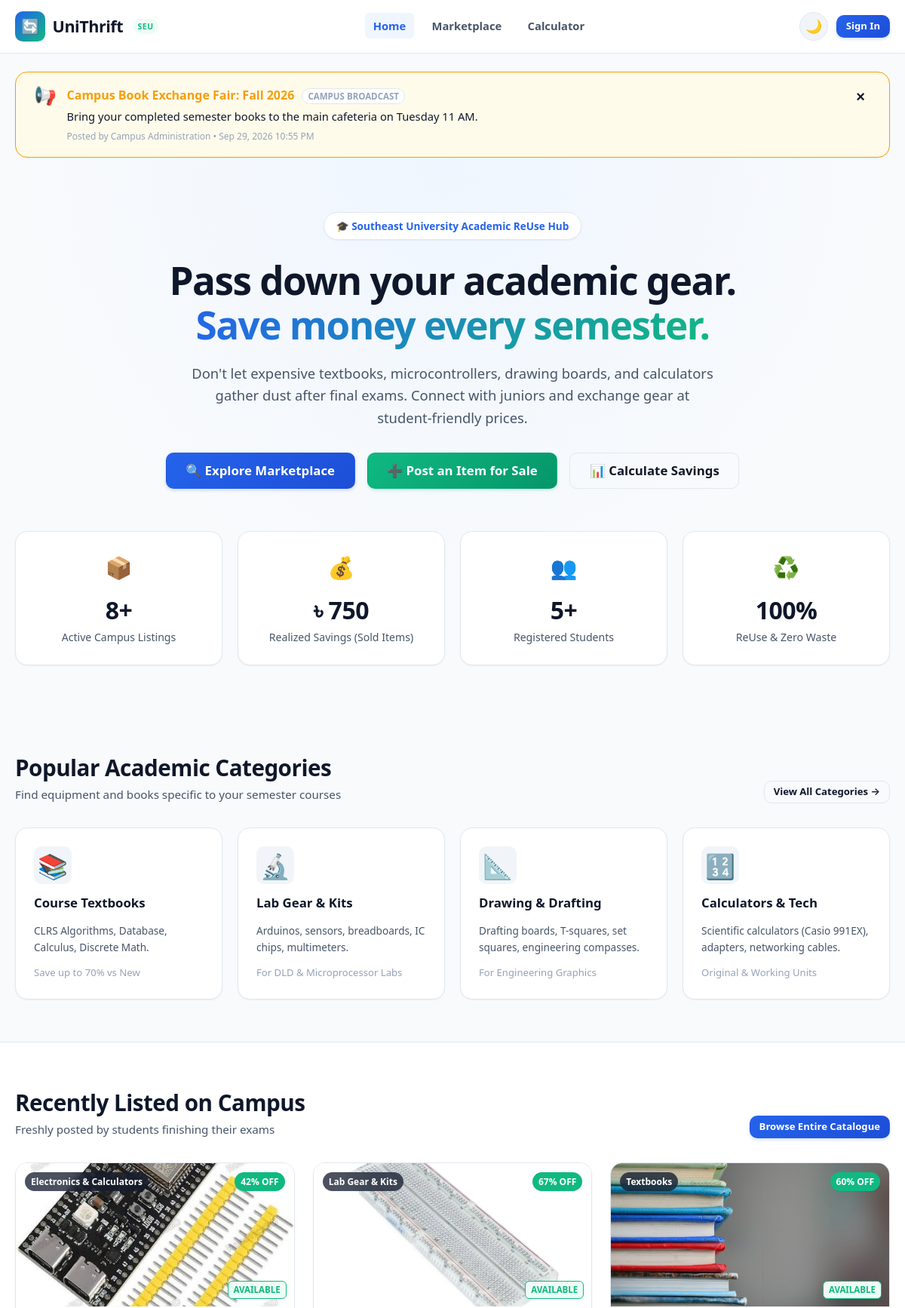
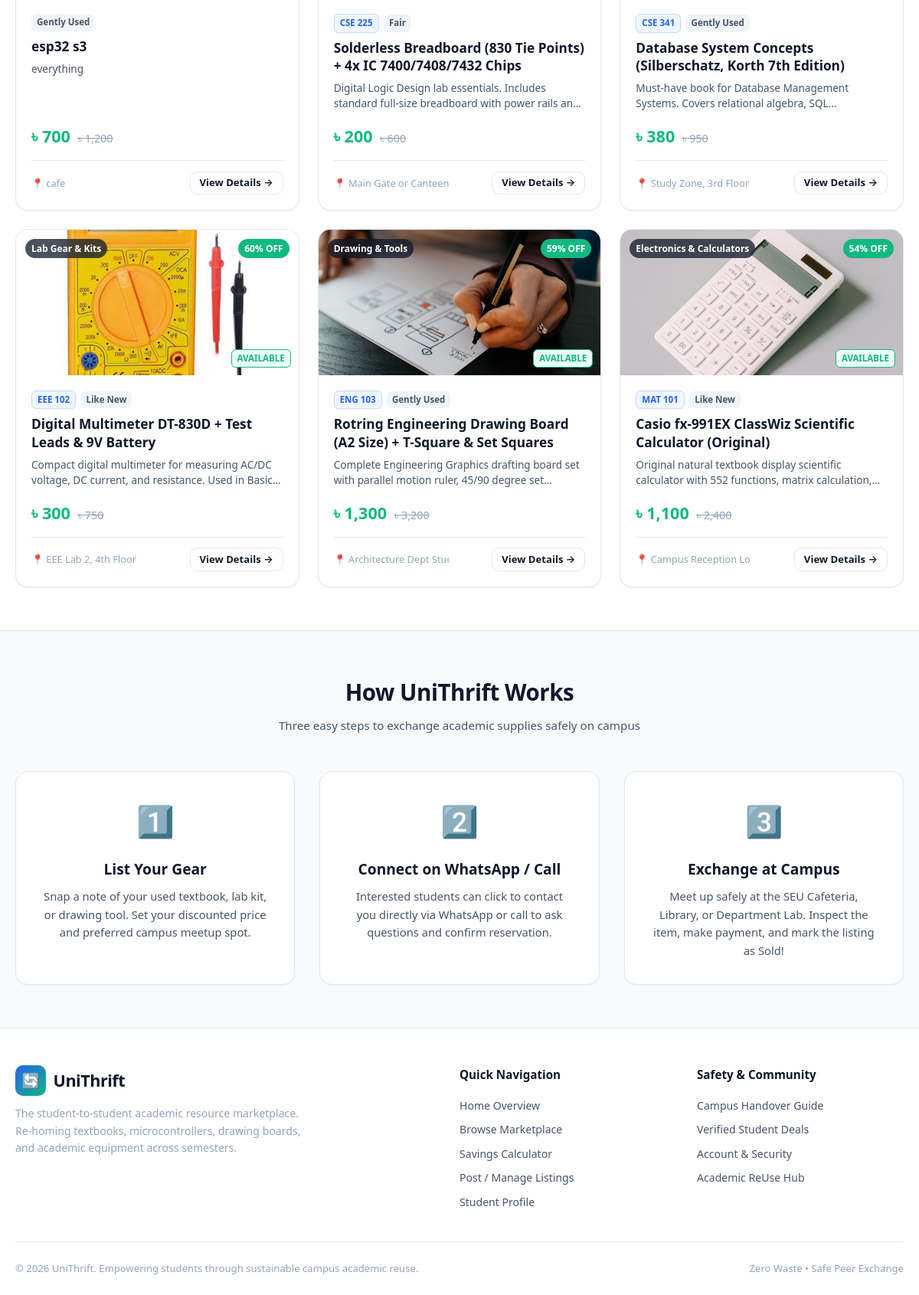
The page / on the database its author committed (2 pictures, top to bottom).
### tables this page shows
CREATE TABLE `notifications` (
  `id` int(11) NOT NULL AUTO_INCREMENT,
  `user_id` int(11) DEFAULT NULL,
  `item_id` int(11) DEFAULT NULL,
  `title` varchar(150) NOT NULL,
  `message` text NOT NULL,
  `is_read` tinyint(1) DEFAULT 0,
  `created_at` timestamp NOT NULL DEFAULT current_timestamp(),
  `target_audience` varchar(30) DEFAULT 'user',
  `alert_type` varchar(20) DEFAULT 'info',
  PRIMARY KEY (`id`),
  KEY `user_id` (`user_id`),
  KEY `item_id` (`item_id`),
  CONSTRAINT `notifications_ibfk_1` FOREIGN KEY (`user_id`) REFERENCES `users` (`id`) ON DELETE CASCADE,
  CONSTRAINT `notifications_ibfk_2` FOREIGN KEY (`item_id`) REFERENCES `items` (`id`) ON DELETE SET NULL
);

CREATE TABLE `items` (
  `id` int(11) NOT NULL AUTO_INCREMENT,
  `user_id` int(11) NOT NULL,
  `title` varchar(150) NOT NULL,
  `category` enum('Textbooks','Lab Gear & Kits','Drawing & Tools','Electronics & Calculators','Other') NOT NULL,
  `course_code` varchar(20) DEFAULT NULL,
  `item_condition` enum('Like New','Gently Used','Fair') NOT NULL,
  `original_price` decimal(10,2) NOT NULL,
  `selling_price` decimal(10,2) NOT NULL,
  `description` text NOT NULL,
  `meetup_location` varchar(120) NOT NULL,
  `image_icon` varchar(10) DEFAULT '?',
  `image_url` varchar(255) DEFAULT NULL,
  `status` enum('Available','Reserved','Sold') DEFAULT 'Available',
  `created_at` timestamp NOT NULL DEFAULT current_timestamp(),
  `updated_at` timestamp NOT NULL DEFAULT current_timestamp() ON UPDATE current_timestamp(),
  PRIMARY KEY (`id`),
  KEY `user_id` (`user_id`),
  CONSTRAINT `items_ibfk_1` FOREIGN KEY (`user_id`) REFERENCES `users` (`id`) ON DELETE CASCADE
);

### index.php (the view, shortened to what the rows shown need)
<?php
require_once __DIR__ . '/includes/header.php';
$featuredItems = [];
try {
    if ($pdo) {
        $stmt = $pdo->query("
            SELECT i.*, u.full_name, u.phone
            FROM items i
            JOIN users u ON i.user_id = u.id
            WHERE i.status = 'Available'
            ORDER BY i.id DESC
            LIMIT 6
        ");
        $featuredItems = $stmt->fetchAll();
        $annStmt = $pdo->query("
            SELECT * FROM notifications
            WHERE (target_audience IN ('guests_index', 'everyone') OR user_id IS NULL)
            ORDER BY id DESC
            LIMIT 1
        ");
        $activeAnnouncement = $annStmt->fetch(PDO::FETCH_ASSOC);
    }
} catch (PDOException $e) {
}
?>
<?php if (!empty($activeAnnouncement)): ?>
    <div class="container" style="padding-top: 1.5rem; padding-bottom: 0;">
        <div style="background: <?= $activeAnnouncement['alert_type'] === 'warning' ? 'var(--warning-light)' : ($activeAnnouncement['alert_type'] === 'success' ? 'var(--accent-light)' : 'var(--primary-light)') ?>; border: 1px solid <?= $activeAnnouncement['alert_type'] === 'warning' ? 'var(--warning)' : ($activeAnnouncement['alert_type'] === 'success' ? 'var(--accent)' : 'var(--primary)') ?>; border-radius: var(--radius-lg); padding: 1.15rem 1.5rem; box-shadow: var(--shadow-sm); display: flex; align-items: flex-start; justify-content: space-between; gap: 1rem; flex-wrap: wrap;">
            <div style="display: flex; gap: 0.85rem; align-items: flex-start;">
                <span style="font-size: 1.5rem; line-height: 1;">📢</span>
                <div>
                    <div style="font-weight: 800; font-size: 1rem; color: <?= $activeAnnouncement['alert_type'] === 'warning' ? 'var(--warning)' : ($activeAnnouncement['alert_type'] === 'success' ? '#065f46' : 'var(--primary)') ?>; margin-bottom: 0.25rem;">
                        <?= htmlspecialchars($activeAnnouncement['title']) ?>
                        <span style="font-size: 0.72rem; font-weight: 700; background: var(--bg-card); padding: 2px 7px; border-radius: var(--radius-full); margin-left: 6px; border: 1px solid var(--border-color); color: var(--text-muted); text-transform: uppercase;">Campus Broadcast</span>
                    </div>
                    <div style="font-size: 0.92rem; color: var(--text-primary); line-height: 1.45;">
                        <?= nl2br(htmlspecialchars($activeAnnouncement['message'])) ?>
                    </div>
                    <div style="font-size: 0.75rem; color: var(--text-muted); margin-top: 0.35rem;">
                        Posted by Campus Administration &bull; <?= date('M d, Y h:i A', strtotime($activeAnnouncement['created_at'])) ?>
                    </div>
                </div>
            </div>
            <button type="button" class="btn btn-outline btn-sm" onclick="this.closest('.container').remove();" style="border: none; background: transparent; font-size: 1.25rem; line-height: 1; padding: 4px 8px; cursor: pointer;" title="Dismiss">&times;</button>
        </div>
    </div>
<?php endif; ?>
<section class="hero">
    <div class="container">
        <h1 class="hero-title">
            Pass down your academic gear.<br>
            <span class="hero-gradient">Save money every semester.</span>
        </h1>
    </div>
</section>
<section class="section">
    <div class="container">
        <div class="section-header">
            <div>
                <h2 class="section-title">Popular Academic Categories</h2>
            </div>
        </div>
    </div>
</section>
<section class="section" style="background-color: var(--bg-surface); border-top: 1px solid var(--border-color); border-bottom: 1px solid var(--border-color);">
    <div class="container">
        <div class="section-header">
            <div>
                <h2 class="section-title">Recently Listed on Campus</h2>
            </div>
        </div>
        <div class="items-grid">
            <?php if (empty($featuredItems)): ?>
                <div style="grid-column: 1 / -1; text-align: center; padding: 3rem;">
                    <div style="font-size: 3rem; margin-bottom: 1rem;">📦</div>
                    <h3 style="font-size: 1.25rem; margin-bottom: 0.5rem;">No items listed yet</h3>
                    <p style="color: var(--text-secondary); margin-bottom: 1.5rem;">Be the first student to post an item for sale!</p>
                    <a href="my_listings.php" class="btn btn-primary">Post an Item</a>
                </div>
            <?php else: ?>
                <?php foreach ($featuredItems as $item): ?>
                    <?php
                        $discount = calc_discount_pct($item['original_price'], $item['selling_price']);
                    ?>
                    <div class="item-card">
                        <div class="card-img-wrap">
                            <?php $imgSrc = get_item_image($item['image_url'] ?? null); ?>
                            <?php if ($imgSrc): ?>
                                <img src="<?= htmlspecialchars($imgSrc) ?>" alt="<?= htmlspecialchars($item['title']) ?>" class="card-img-real">
                            <?php else: ?>
                                <span class="card-img-placeholder"><?= htmlspecialchars($item['image_icon'] ?? '📦') ?></span>
                            <?php endif; ?>
                            <span class="card-badge-category"><?= htmlspecialchars($item['category']) ?></span>
                            <?php if ($discount > 0): ?>
                                <span class="card-badge-discount"><?= $discount ?>% OFF</span>
                            <?php endif; ?>
                            <span class="card-badge-status status-available">Available</span>
                        </div>
                        <div class="card-body">
                            <div class="card-tags">
                                <?php if (!empty($item['course_code'])): ?>
                                    <span class="tag-course"><?= htmlspecialchars($item['course_code']) ?></span>
                                <?php endif; ?>
                                <span class="tag-condition"><?= htmlspecialchars($item['item_condition']) ?></span>
                            </div>
                            <h3 class="card-title" title="<?= htmlspecialchars($item['title']) ?>">
                                <?= htmlspecialchars($item['title']) ?>
                            </h3>
                            <p class="card-desc">
                                <?= htmlspecialchars($item['description']) ?>
                            </p>
                            <div class="card-price-row">
                                <span class="price-current"><?= format_price($item['selling_price']) ?></span>
                                <?php if ((float)$item['original_price'] > (float)$item['selling_price']): ?>
                                    <span class="price-original"><?= format_price($item['original_price']) ?></span>
                                <?php endif; ?>
                            </div>
                            <div class="card-footer">
                                <span class="card-location" title="<?= htmlspecialchars($item['meetup_location']) ?>">
                                    📍 <?= htmlspecialchars($item['meetup_location']) ?>
                                </span>
                                <a href="item_details.php?id=<?= (int)$item['id'] ?>" class="btn btn-outline btn-sm">
                                    View Details &rarr;
                                </a>
                            </div>
                        </div>
                    </div>
                <?php endforeach; ?>
            <?php endif; ?>
        </div>
    </div>
</section>
<section class="section">
    <div class="container" style="text-align: center;">
        <h2 class="section-title" style="margin-bottom: 0.5rem;">How UniThrift Works</h2>
    </div>
</section>
<?php require_once __DIR__ . '/includes/footer.php'; ?>

### rows shown on the page
notifications: title "Campus Book Exchange Fair: Fall 2026", message "Bring your completed semester books to the main cafeteria on Tuesday 11 AM.", created_at "Sep 29, 2026 10:55 PM"
items: image_url (picture), category "Electronics & Calculators", discount "42", item_condition "Gently Used", title "esp32 s3", description "everything", selling_price "৳ 700", original_price "৳ 1,200", meetup_location "cafe"
items: image_url (picture), category "Lab Gear & Kits", discount "67", course_code "CSE 225", item_condition "Fair", title "Solderless Breadboard (830 Tie Points) + 4x IC 7400/7408/7432 Chips", description "Digital Logic Design lab essentials. Includes standard full-size breadboard with power rails…", selling_price "৳ 200", original_price "৳ 600", meetup_location "Main Gate or Canteen"
items: image_url (picture), category "Textbooks", discount "60", course_code "CSE 341", item_condition "Gently Used", title "Database System Concepts (Silberschatz, Korth 7th Edition)", description "Must-have book for Database Management Systems. Covers relational algebra,…", selling_price "৳ 380", original_price "৳ 950", meetup_location "Study Zone, 3rd Floor"
items: image_url (picture), category "Lab Gear & Kits", discount "60", course_code "EEE 102", item_condition "Like New", title "Digital Multimeter DT-830D + Test Leads & 9V Battery", description "Compact digital multimeter for measuring AC/DC voltage, DC current, and resistance. Used in…", selling_price "৳ 300", original_price "৳ 750", meetup_location "EEE Lab 2, 4th Floor"
items: image_url (picture), category "Drawing & Tools", discount "59", course_code "ENG 103", item_condition "Gently Used", title "Rotring Engineering Drawing Board (A2 Size) + T-Square & Set Squares", description "Complete Engineering Graphics drafting board set with parallel motion ruler, 45/90 degree…", selling_price "৳ 1,300", original_price "৳ 3,200", meetup_location "Architecture Dept S…"
items: image_url (picture), category "Electronics & Calculators", discount "54", course_code "MAT 101", item_condition "Like New", title "Casio fx-991EX ClassWiz Scientific Calculator (Original)", description "Original natural textbook display scientific calculator with 552 functions, matrix…", selling_price "৳ 1,100", original_price "৳ 2,400", meetup_location "Campus Reception…"

### other values the page prints
APP_NAME "UniThrift"
$totalItems "8"
APP_CURRENCY "৳"
$totalSavings "750"
$totalUsers "5"
